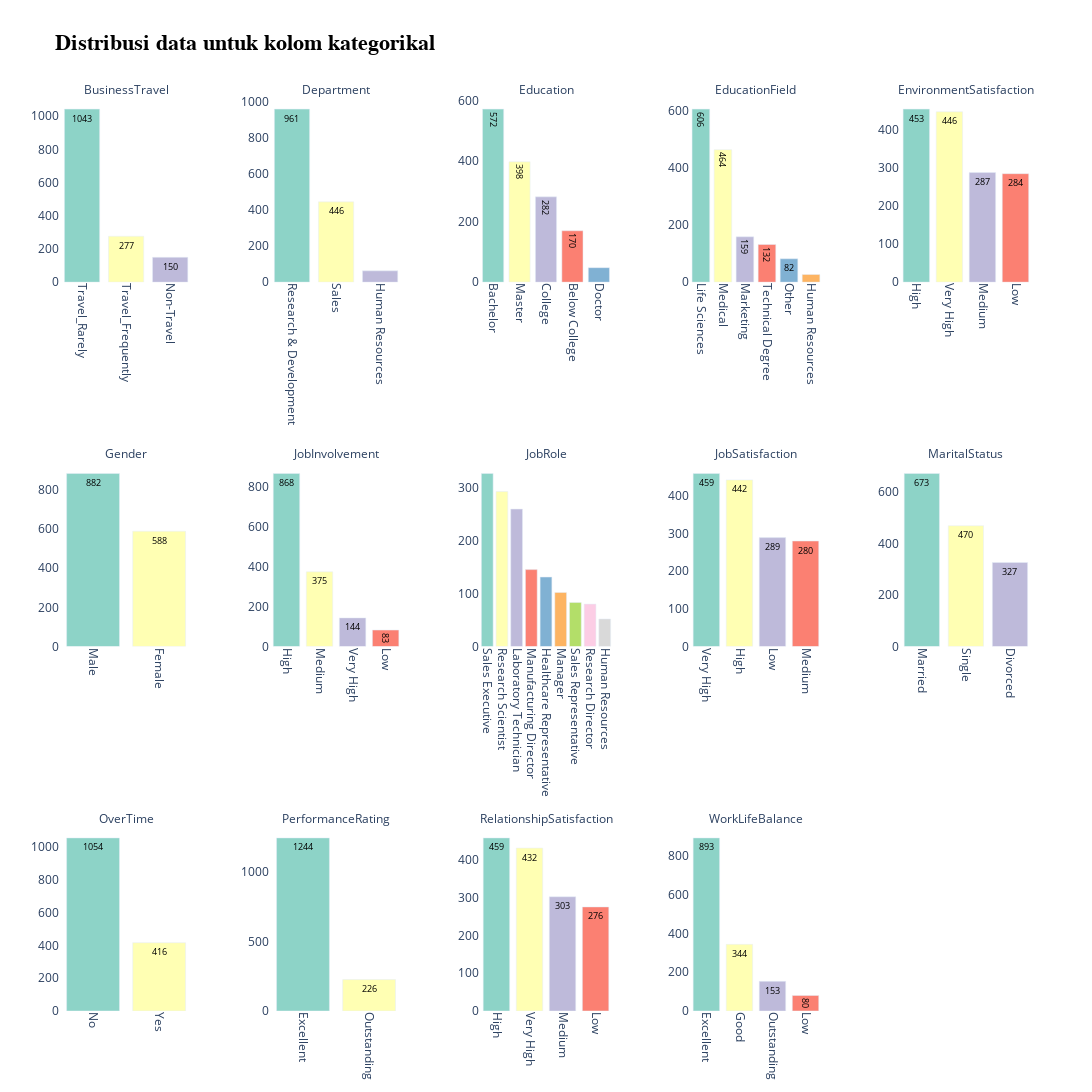

The cell this chart's notebook holds for it:
### Markdown cell above
- **Distribusi Age menunjukkan pola normal miring ke kanan**, dengan mayoritas karyawan berada di rentang usia 30–40 tahun. Ini menunjukkan demografi tenaga kerja yang relatif muda dan produktif.

- **MonthlyIncome dan TotalWorkingYears menunjukkan distribusi yang sangat skewed ke kanan (right-skewed)**. Artinya, sebagian besar karyawan memiliki pendapatan dan pengalaman kerja yang relatif rendah, dengan sedikit karyawan yang memiliki penghasilan atau pengalaman sangat tinggi.

- **JobLevel dan StockOptionLevel bersifat diskret dan sangat tidak seimbang**, di mana mayoritas karyawan berada di level 1 atau 0. Ini mencerminkan struktur organisasi yang berbasis piramida — banyak staf dengan sedikit manajer senior.

- Distribusi **NumCompaniesWorked, YearsAtCompany, YearsInCurrentRole, YearsSinceLastPromotion, dan YearsWithCurrManager juga miring ke kanan**, menandakan banyak karyawan baru atau yang belum lama menjabat posisi atau manajer yang sama.

- **PercentSalaryHike dan TrainingTimesLastYear memiliki distribusi dominan di nilai-nilai rendah**, menunjukkan sebagian besar karyawan menerima kenaikan gaji dan pelatihan dalam jumlah terbatas setiap tahun.

- Variabel seperti **DailyRate, HourlyRate, dan MonthlyRate cenderung memiliki distribusi mendekati uniform**, yang bisa mengindikasikan bahwa nilainya tidak terlalu menentukan perbedaan antar karyawan atau mungkin di-generate secara acak.

### Code cell
# Menentukan kolom kategorikal yang akan divisualisasikan
categorical_columns = df_copy.drop(columns=['Attrition']).select_dtypes(include='object').columns
categorical_columns = categorical_columns[:15]

# Layout grid
n_cols = 5
n_rows = 3

# Palet warna
color_palette = px.colors.qualitative.Set3

# Subplots
fig = make_subplots(
    rows=n_rows,
    cols=n_cols,
    subplot_titles=categorical_columns,
    horizontal_spacing=0.08,
    vertical_spacing=0.2
)

# Menambahkan barplot per kolom
for idx, col in enumerate(categorical_columns):
    row = (idx // n_cols) + 1
    col_pos = (idx % n_cols) + 1

    value_counts = df_copy[col].value_counts()
    categories = value_counts.index
    counts = value_counts.values

    fig.add_trace(
        go.Bar(
            x=categories,
            y=counts,
            marker_color=color_palette[:len(categories)],
            text=counts,
            textposition='inside',
            textfont=dict(color='black', size=11),
            name=col
        ),
        row=row,
        col=col_pos
    )

    # Rotasi label X axis
    fig.update_xaxes(tickangle=90, row=row, col=col_pos)

# Layout global
fig.update_layout(
    height=1200,
    width=1400,
    title_text='<b>Distribusi data untuk kolom kategorikal</b>',
    title_font=dict(size=22, family='Arial', color='black'),
    showlegend=False,
    margin=dict(t=100, b=50, l=60, r=60),
    plot_bgcolor='white',
    paper_bgcolor='white',
    uniformtext_minsize=8,
    uniformtext_mode='hide'
)

# Menampilkan barplot dari semua kolom kategorik untuk melihat distribusi data
for annotation in fig['layout']['annotations']:
    annotation['font'] = dict(size=12)
fig.show()

### Figure 1 — Plotly figure (JSON) as saved in the notebook; plotly's stock layout.template omitted (floating-point values rounded to 4 significant figures)
{"data": [{"marker": {"color": ["rgb(141,211,199)", "rgb(255,255,179)", "rgb(190,186,218)"]}, "name": "BusinessTravel", "text": [1043, 277, 150], "textfont": {"color": "black", "size": 11}, "textposition": "inside", "type": "bar", "x": ["Travel_Rarely", "Travel_Frequently", "Non-Travel"], "xaxis": "x", "y": [1043, 277, 150], "yaxis": "y"}, {"marker": {"color": ["rgb(141,211,199)", "rgb(255,255,179)", "rgb(190,186,218)"]}, "name": "Department", "text": [961, 446, 63], "textfont": {"color": "black", "size": 11}, "textposition": "inside", "type": "bar", "x": ["Research & Development", "Sales", "Human Resources"], "xaxis": "x2", "y": [961, 446, 63], "yaxis": "y2"}, {"marker": {"color": ["rgb(141,211,199)", "rgb(255,255,179)", "rgb(190,186,218)", "rgb(251,128,114)", "rgb(128,177,211)"]}, "name": "Education", "text": [572, 398, 282, 170, 48], "textfont": {"color": "black", "size": 11}, "textposition": "inside", "type": "bar", "x": ["Bachelor", "Master", "College", "Below College", "Doctor"], "xaxis": "x3", "y": [572, 398, 282, 170, 48], "yaxis": "y3"}, {"marker": {"color": ["rgb(141,211,199)", "rgb(255,255,179)", "rgb(190,186,218)", "rgb(251,128,114)", "rgb(128,177,211)", "rgb(253,180,98)"]}, "name": "EducationField", "text": [606, 464, 159, 132, 82, 27], "textfont": {"color": "black", "size": 11}, "textposition": "inside", "type": "bar", "x": ["Life Sciences", "Medical", "Marketing", "Technical Degree", "Other", "Human Resources"], "xaxis": "x4", "y": [606, 464, 159, 132, 82, 27], "yaxis": "y4"}, {"marker": {"color": ["rgb(141,211,199)", "rgb(255,255,179)", "rgb(190,186,218)", "rgb(251,128,114)"]}, "name": "EnvironmentSatisfaction", "text": [453, 446, 287, 284], "textfont": {"color": "black", "size": 11}, "textposition": "inside", "type": "bar", "x": ["High", "Very High", "Medium", "Low"], "xaxis": "x5", "y": [453, 446, 287, 284], "yaxis": "y5"}, {"marker": {"color": ["rgb(141,211,199)", "rgb(255,255,179)"]}, "name": "Gender", "text": [882, 588], "textfont": {"color": "black", "size": 11}, "textposition": "inside", "type": "bar", "x": ["Male", "Female"], "xaxis": "x6", "y": [882, 588], "yaxis": "y6"}, {"marker": {"color": ["rgb(141,211,199)", "rgb(255,255,179)", "rgb(190,186,218)", "rgb(251,128,114)"]}, "name": "JobInvolvement", "text": [868, 375, 144, 83], "textfont": {"color": "black", "size": 11}, "textposition": "inside", "type": "bar", "x": ["High", "Medium", "Very High", "Low"], "xaxis": "x7", "y": [868, 375, 144, 83], "yaxis": "y7"}, {"marker": {"color": ["rgb(141,211,199)", "rgb(255,255,179)", "rgb(190,186,218)", "rgb(251,128,114)", "rgb(128,177,211)", "rgb(253,180,98)", "rgb(179,222,105)", "rgb(252,205,229)", "rgb(217,217,217)"]}, "name": "JobRole", "text": [326, 292, 259, 145, 131, 102, 83, 80, 52], "textfont": {"color": "black", "size": 11}, "textposition": "inside", "type": "bar", "x": ["Sales Executive", "Research Scientist", "Laboratory Technician", "Manufacturing Director", "Healthcare Representative", "Manager", "Sales Representative", "Research Director", "Human Resources"], "xaxis": "x8", "y": [326, 292, 259, 145, 131, 102, 83, 80, 52], "yaxis": "y8"}, {"marker": {"color": ["rgb(141,211,199)", "rgb(255,255,179)", "rgb(190,186,218)", "rgb(251,128,114)"]}, "name": "JobSatisfaction", "text": [459, 442, 289, 280], "textfont": {"color": "black", "size": 11}, "textposition": "inside", "type": "bar", "x": ["Very High", "High", "Low", "Medium"], "xaxis": "x9", "y": [459, 442, 289, 280], "yaxis": "y9"}, {"marker": {"color": ["rgb(141,211,199)", "rgb(255,255,179)", "rgb(190,186,218)"]}, "name": "MaritalStatus", "text": [673, 470, 327], "textfont": {"color": "black", "size": 11}, "textposition": "inside", "type": "bar", "x": ["Married", "Single", "Divorced"], "xaxis": "x10", "y": [673, 470, 327], "yaxis": "y10"}, {"marker": {"color": ["rgb(141,211,199)", "rgb(255,255,179)"]}, "name": "OverTime", "text": [1054, 416], "textfont": {"color": "black", "size": 11}, "textposition": "inside", "type": "bar", "x": ["No", "Yes"], "xaxis": "x11", "y": [1054, 416], "yaxis": "y11"}, {"marker": {"color": ["rgb(141,211,199)", "rgb(255,255,179)"]}, "name": "PerformanceRating", "text": [1244, 226], "textfont": {"color": "black", "size": 11}, "textposition": "inside", "type": "bar", "x": ["Excellent", "Outstanding"], "xaxis": "x12", "y": [1244, 226], "yaxis": "y12"}, {"marker": {"color": ["rgb(141,211,199)", "rgb(255,255,179)", "rgb(190,186,218)", "rgb(251,128,114)"]}, "name": "RelationshipSatisfaction", "text": [459, 432, 303, 276], "textfont": {"color": "black", "size": 11}, "textposition": "inside", "type": "bar", "x": ["High", "Very High", "Medium", "Low"], "xaxis": "x13", "y": [459, 432, 303, 276], "yaxis": "y13"}, {"marker": {"color": ["rgb(141,211,199)", "rgb(255,255,179)", "rgb(190,186,218)", "rgb(251,128,114)"]}, "name": "WorkLifeBalance", "text": [893, 344, 153, 80], "textfont": {"color": "black", "size": 11}, "textposition": "inside", "type": "bar", "x": ["Excellent", "Good", "Outstanding", "Low"], "xaxis": "x14", "y": [893, 344, 153, 80], "yaxis": "y14"}], "layout": {"annotations": [{"font": {"size": 12}, "showarrow": false, "text": "BusinessTravel", "x": 0.068, "xanchor": "center", "xref": "paper", "y": 1, "yanchor": "bottom", "yref": "paper"}, {"font": {"size": 12}, "showarrow": false, "text": "Department", "x": 0.284, "xanchor": "center", "xref": "paper", "y": 1, "yanchor": "bottom", "yref": "paper"}, {"font": {"size": 12}, "showarrow": false, "text": "Education", "x": 0.5, "xanchor": "center", "xref": "paper", "y": 1, "yanchor": "bottom", "yref": "paper"}, {"font": {"size": 12}, "showarrow": false, "text": "EducationField", "x": 0.716, "xanchor": "center", "xref": "paper", "y": 1, "yanchor": "bottom", "yref": "paper"}, {"font": {"size": 12}, "showarrow": false, "text": "EnvironmentSatisfaction", "x": 0.932, "xanchor": "center", "xref": "paper", "y": 1, "yanchor": "bottom", "yref": "paper"}, {"font": {"size": 12}, "showarrow": false, "text": "Gender", "x": 0.068, "xanchor": "center", "xref": "paper", "y": 0.6, "yanchor": "bottom", "yref": "paper"}, {"font": {"size": 12}, "showarrow": false, "text": "JobInvolvement", "x": 0.284, "xanchor": "center", "xref": "paper", "y": 0.6, "yanchor": "bottom", "yref": "paper"}, {"font": {"size": 12}, "showarrow": false, "text": "JobRole", "x": 0.5, "xanchor": "center", "xref": "paper", "y": 0.6, "yanchor": "bottom", "yref": "paper"}, {"font": {"size": 12}, "showarrow": false, "text": "JobSatisfaction", "x": 0.716, "xanchor": "center", "xref": "paper", "y": 0.6, "yanchor": "bottom", "yref": "paper"}, {"font": {"size": 12}, "showarrow": false, "text": "MaritalStatus", "x": 0.932, "xanchor": "center", "xref": "paper", "y": 0.6, "yanchor": "bottom", "yref": "paper"}, {"font": {"size": 12}, "showarrow": false, "text": "OverTime", "x": 0.068, "xanchor": "center", "xref": "paper", "y": 0.2, "yanchor": "bottom", "yref": "paper"}, {"font": {"size": 12}, "showarrow": false, "text": "PerformanceRating", "x": 0.284, "xanchor": "center", "xref": "paper", "y": 0.2, "yanchor": "bottom", "yref": "paper"}, {"font": {"size": 12}, "showarrow": false, "text": "RelationshipSatisfaction", "x": 0.5, "xanchor": "center", "xref": "paper", "y": 0.2, "yanchor": "bottom", "yref": "paper"}, {"font": {"size": 12}, "showarrow": false, "text": "WorkLifeBalance", "x": 0.716, "xanchor": "center", "xref": "paper", "y": 0.2, "yanchor": "bottom", "yref": "paper"}], "height": 1200, "margin": {"b": 50, "l": 60, "r": 60, "t": 100}, "paper_bgcolor": "white", "plot_bgcolor": "white", "showlegend": false, "title": {"font": {"color": "black", "family": "Arial", "size": 22}, "text": "<b>Distribusi data untuk kolom kategorikal</b>"}, "uniformtext": {"minsize": 8, "mode": "hide"}, "width": 1400, "xaxis": {"anchor": "y", "domain": [0, 0.136], "tickangle": 90}, "xaxis10": {"anchor": "y10", "domain": [0.864, 1.0], "tickangle": 90}, "xaxis11": {"anchor": "y11", "domain": [0, 0.136], "tickangle": 90}, "xaxis12": {"anchor": "y12", "domain": [0.216, 0.352], "tickangle": 90}, "xaxis13": {"anchor": "y13", "domain": [0.432, 0.568], "tickangle": 90}, "xaxis14": {"anchor": "y14", "domain": [0.648, 0.784], "tickangle": 90}, "xaxis15": {"anchor": "y15", "domain": [0.864, 1.0]}, "xaxis2": {"anchor": "y2", "domain": [0.216, 0.352], "tickangle": 90}, "xaxis3": {"anchor": "y3", "domain": [0.432, 0.568], "tickangle": 90}, "xaxis4": {"anchor": "y4", "domain": [0.648, 0.784], "tickangle": 90}, "xaxis5": {"anchor": "y5", "domain": [0.864, 1.0], "tickangle": 90}, "xaxis6": {"anchor": "y6", "domain": [0, 0.136], "tickangle": 90}, "xaxis7": {"anchor": "y7", "domain": [0.216, 0.352], "tickangle": 90}, "xaxis8": {"anchor": "y8", "domain": [0.432, 0.568], "tickangle": 90}, "xaxis9": {"anchor": "y9", "domain": [0.648, 0.784], "tickangle": 90}, "yaxis": {"anchor": "x", "domain": [0.8, 1]}, "yaxis10": {"anchor": "x10", "domain": [0.4, 0.6]}, "yaxis11": {"anchor": "x11", "domain": [0, 0.2]}, "yaxis12": {"anchor": "x12", "domain": [0, 0.2]}, "yaxis13": {"anchor": "x13", "domain": [0, 0.2]}, "yaxis14": {"anchor": "x14", "domain": [0, 0.2]}, "yaxis15": {"anchor": "x15", "domain": [0, 0.2]}, "yaxis2": {"anchor": "x2", "domain": [0.8, 1]}, "yaxis3": {"anchor": "x3", "domain": [0.8, 1]}, "yaxis4": {"anchor": "x4", "domain": [0.8, 1]}, "yaxis5": {"anchor": "x5", "domain": [0.8, 1]}, "yaxis6": {"anchor": "x6", "domain": [0.4, 0.6]}, "yaxis7": {"anchor": "x7", "domain": [0.4, 0.6]}, "yaxis8": {"anchor": "x8", "domain": [0.4, 0.6]}, "yaxis9": {"anchor": "x9", "domain": [0.4, 0.6]}}}
